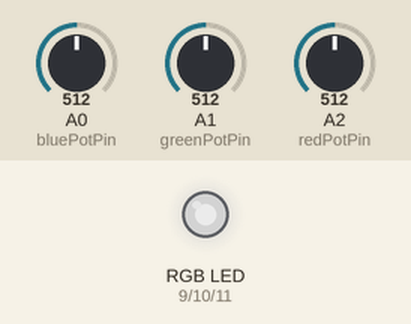
A sketch run on a simulated Arduino Uno, built with avr-gcc and run on an emulated ATmega328P. Parts: an RGB LED mixed from three pins (HIGH = lit). The test bench sets the inputs (shaded band); at power-on: A0 (bluePotPin) = 512, A1 (greenPotPin) = 512, A2 (redPotPin) = 512. Dim RGB values are drawn brighter than linear.

Above: at 1.2 s.
1.3 s: A0 (bluePotPin) set to 716
At 2.4 s:
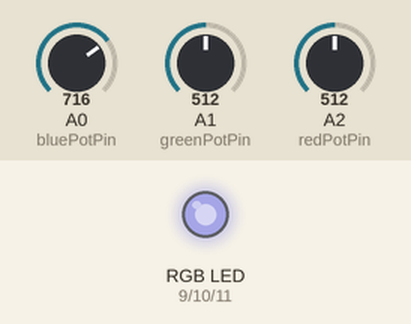
2.8 s: A1 (greenPotPin) set to 716
At 3.5 s:
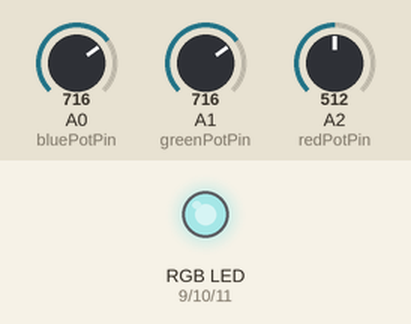
4.3 s: A2 (redPotPin) set to 716
At 4.7 s:
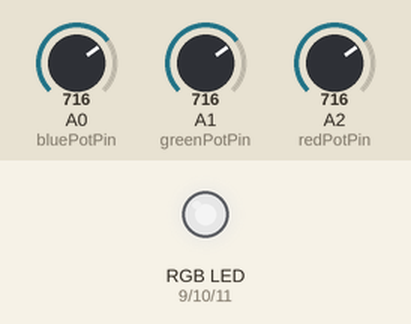
5.8 s: A0 (bluePotPin) set to 900
At 7.0 s:
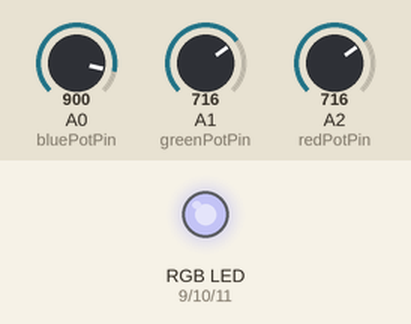
7.3 s: A1 (greenPotPin) set to 900
At 8.1 s:
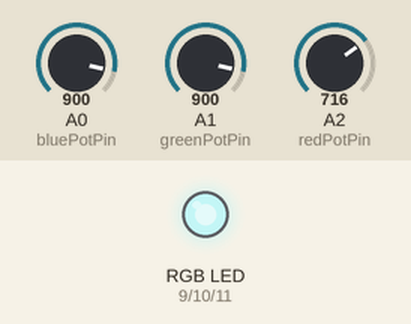
8.8 s: A2 (redPotPin) set to 900
At 9.3 s:
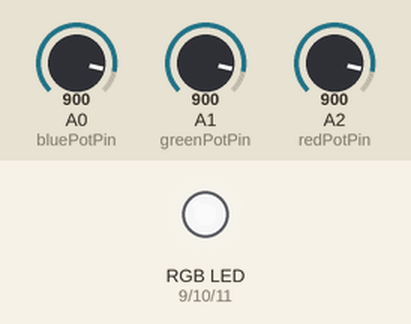
Timing chart, 0 to 11.3 s (numbered marks = the images above; inputs shaded):
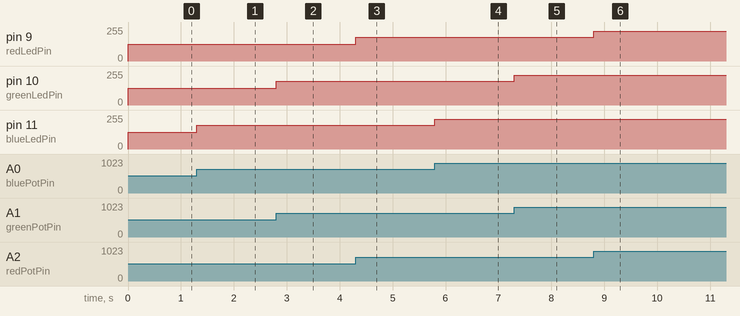

Measured:
- after the input at 1.3 s, pin 11 (blueLedPin): 127/255 → 178/255 at once
- after the input at 2.8 s, pin 10 (greenLedPin): 127/255 → 178/255 at once
- after the input at 4.3 s, pin 9 (redLedPin): 127/255 → 178/255 at once
- after the input at 5.8 s, pin 11 (blueLedPin): 178/255 → 224/255 at once
- after the input at 7.3 s, pin 10 (greenLedPin): 178/255 → 224/255 at once
- after the input at 8.8 s, pin 9 (redLedPin): 178/255 → 224/255 at once

The sketch:

homework_1.ino
```cpp
const int blueLedPin = 11;
const int greenLedPin = 10;
const int redLedPin = 9;

const int bluePotPin = A0;
const int greenPotPin = A1;
const int redPotPin = A2;

unsigned int greenPotValue = 0;
unsigned int bluePotValue = 0;
unsigned int redPotValue = 0;

unsigned int greenPinValue = 0;
unsigned int bluePinValue = 0;
unsigned int redPinValue = 0;

const int minPot = 0;
const int maxPot = 1023;
const int minLed = 0;
const int maxLed = 255;

void setup() {
  pinMode(redPotPin, INPUT);
  pinMode(greenPotPin, INPUT);
  pinMode(bluePotPin, INPUT);

  pinMode(redLedPin, OUTPUT);
  pinMode(greenLedPin, OUTPUT);
  pinMode(blueLedPin, OUTPUT);
  Serial.begin(9600);
}

void loop() {
  //citirea valorilor potentiometrelor
  greenPotValue = analogRead(greenPotPin);
  bluePotValue = analogRead(bluePotPin);
  redPotValue = analogRead(redPotPin);

  //calculare valoare analog pentru led
  greenPinValue = map(greenPotValue, minPot, maxPot, minLed, maxLed);
  bluePinValue = map(bluePotValue, minPot, maxPot, minLed, maxLed);
  redPinValue = map(redPotValue, minPot, maxPot, minLed, maxLed);

  analogWrite(redLedPin, redPinValue);
  analogWrite(greenLedPin, greenPinValue);
  analogWrite(blueLedPin, bluePinValue);

}
```
